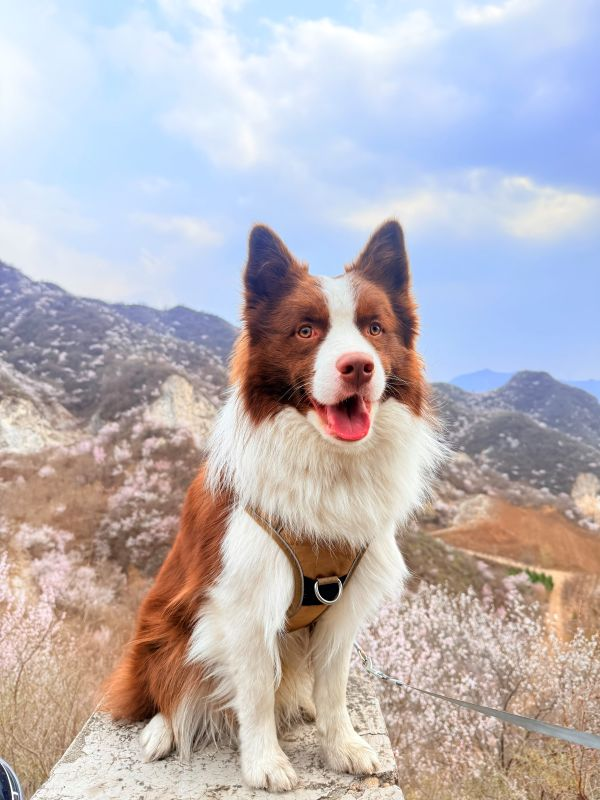
#> input picture Day3/images/dog.jpg, 600 x 800 px, found by its file name
$ python test.py
#> lines starting #> are read from the running program, lines starting #| are printed output that depends on the picture
import cv2
import io

path_img = "E:\Python_CV\stady\Day3\images\dog.jpg"

img = cv2.imread(path_img)
#> img is the input picture: shape (800, 600, 3); mean B, G, R 184.3, 180.1, 186.7
cv2.imshow("img", img)

img_gray = cv2.cvtColor(img, cv2.COLOR_BGR2GRAY)
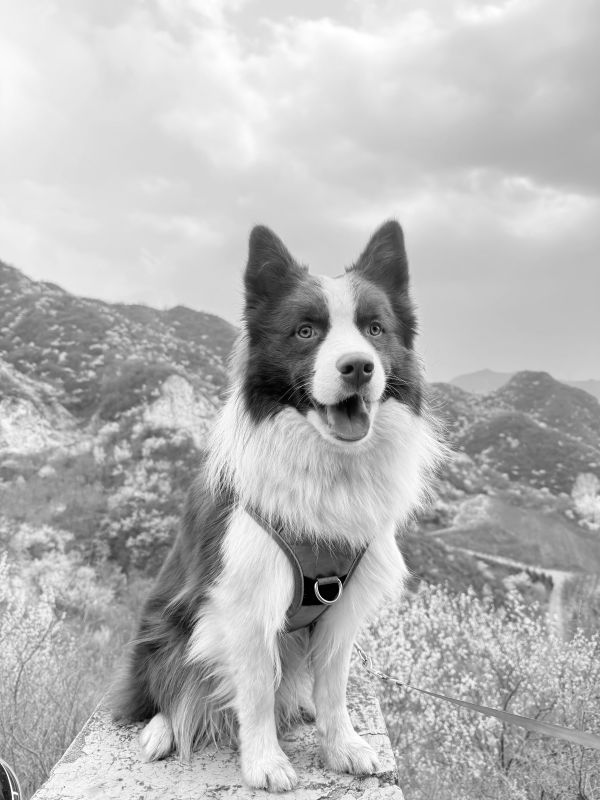
#> img_gray: shape (800, 600); min 0, max 255, mean 182.5
cv2.imshow("img_gray", img_gray)

img_hsv = cv2.cvtColor(img, cv2.COLOR_BGR2HSV)
#> img_hsv: shape (800, 600, 3); mean H, S, V 62.3, 59.2, 207.8
cv2.imshow("img_hsv", img_hsv)

img_b,img_g,img_r = cv2.split(img)
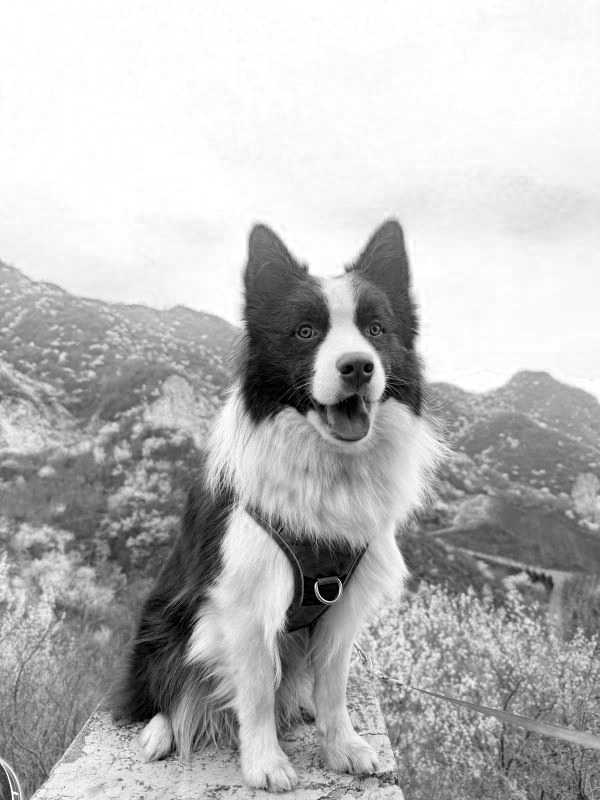
#> img_b: shape (800, 600); min 0, max 255, mean 184.3
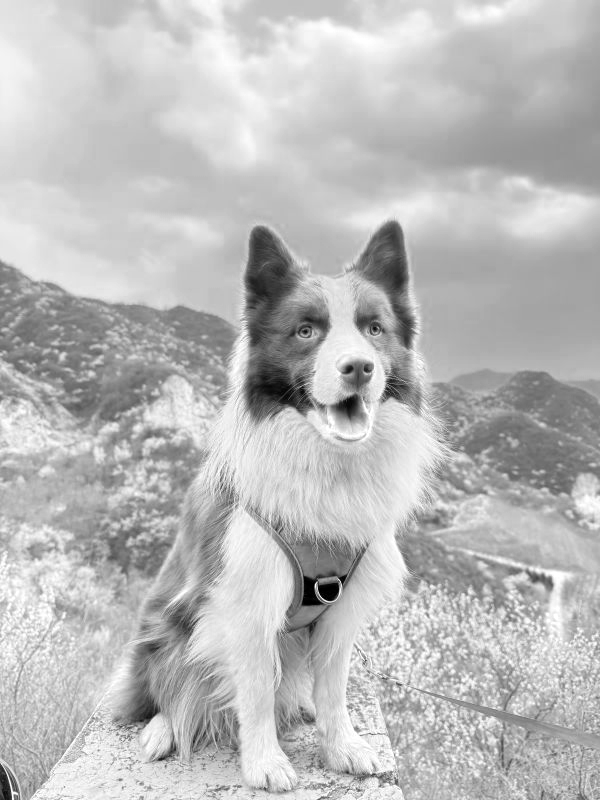
#> img_r: shape (800, 600); min 0, max 255, mean 186.7
cv2.imshow("img_b", img_b)
cv2.imshow("img_g", img_g)
cv2.imshow("img_r", img_r)

img_merged = cv2.merge([img_b,img_g,img_r])
cv2.imshow("img_merged", img_merged)

cv2.waitKey(0)
cv2.destroyAllWindows()
